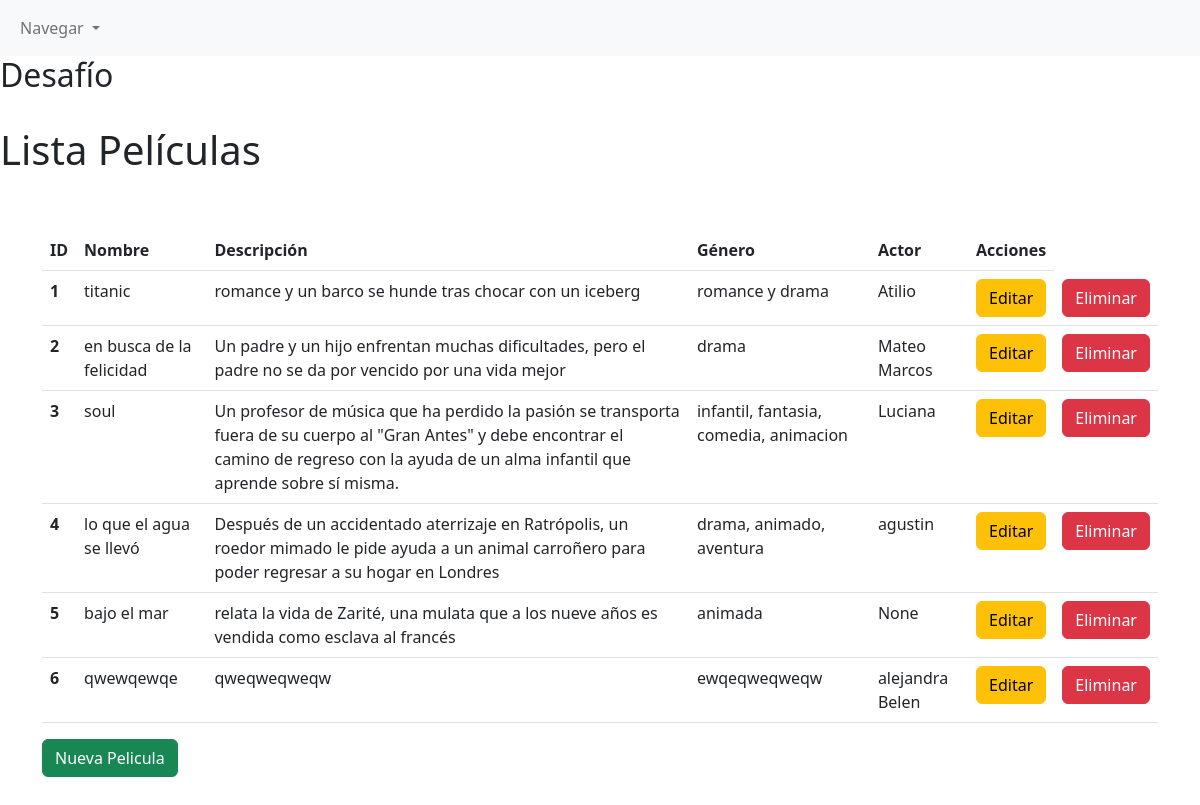
Before: /listaPeliculas/ with the older database file.
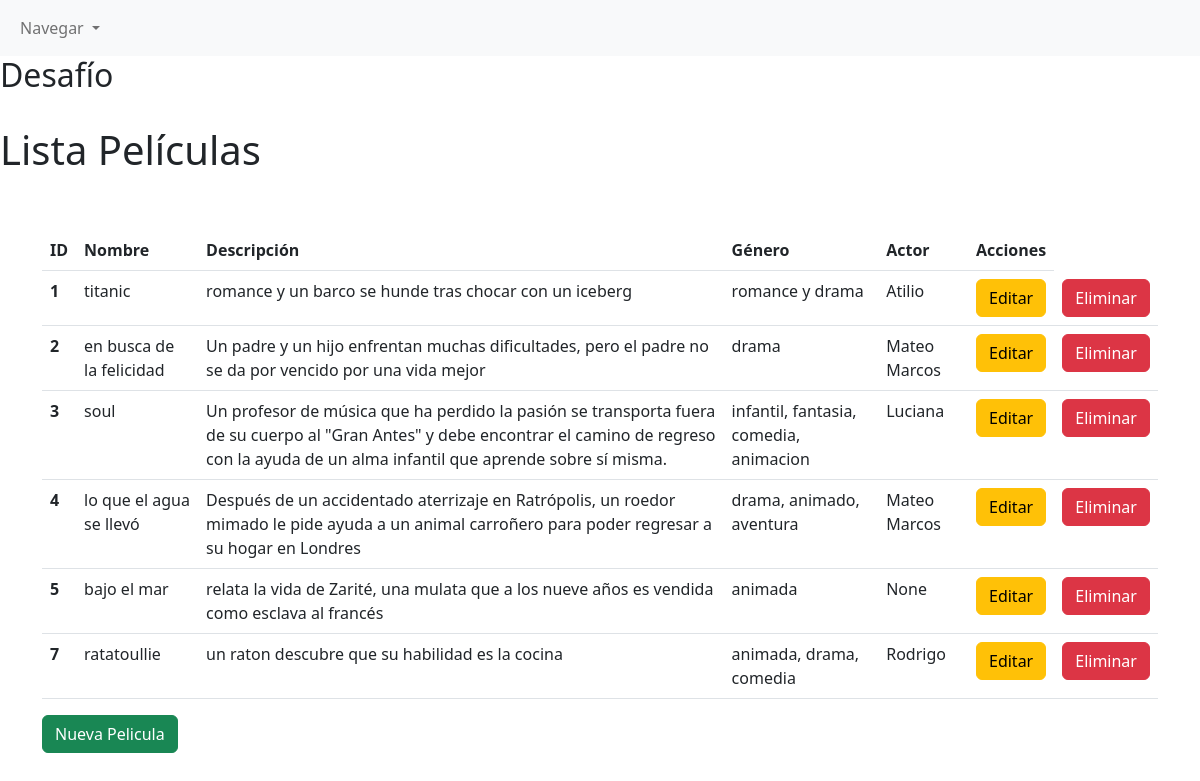
After: the same page with the newer database file.
### peliculas/models.py (models this page shows, shortened)
class tablaPelicula(models.Model):
    nombre_pelicula = models.CharField(max_length=200)
    descripcion = models.CharField(max_length=200)
    genero = models.CharField(max_length=200)
    persona = models.ForeignKey(tablaPersona, models.CASCADE, blank=True, null=True)

class tablaPersona(models.Model):
    nacimiento = models.DateField()
    nombre = models.CharField(max_length=155)
    apellido = models.CharField(max_length=155)
    dni = models.IntegerField()
    sueldo_mensual = models.IntegerField()
    def __str__(self):
        return "{}".format(self.nombre)

### peliculas/views.py (the view)
# urls.py: path('listaPeliculas/', peliculaView.listarPelicula, name='listaPeliculas'),
    def listarPelicula(request):
        pelicula = tablaPelicula.objects.all()
        return render(request, 'listaPeliculas.html', {'peliculas':pelicula})

### peliculas/templates/listaPeliculas.html (shortened to what this page needs)
{% extends 'base.html' %}
{% load crispy_forms_tags %}
{% block content %}
<br>
<h1>Lista Películas</h1>
<br>
<br>
<div class="container">
    <table class="table">
        <thead>
            <tr>
                <th scope="col">ID</th>
                <th scope="col">Nombre</th>
                <th scope="col">Descripción</th>
                <th scope="col">Género</th>
                <th scope="col">Actor</th>
                <th scope="col">Acciones</th>
            </tr>
        </thead>
        <tbody>
            {% for pelicula in peliculas %}
            <tr>
                <th scope="row"> {{ pelicula.id }} </th>
                <td> {{ pelicula.nombre_pelicula }} </td>
                <td> {{ pelicula.descripcion }} </td>
                <td> {{ pelicula.genero }} </td>
                <td> {{ pelicula.persona }} </td>
                <td> <a class="btn btn-warning" href="{% url 'editarPelicula' pelicula.id %}">Editar</a> </td>
                <td> <a class="btn btn-danger" href="{% url 'eliminarPelicula' pelicula.id %}">Eliminar</a> </td>
            </tr>
            {% endfor %}
        </tbody>
    </table>
    <a class="btn btn-success" href="{% url 'registrarPelicula' %}">Nueva Pelicula</a>
</div>
{% endblock %}

Changed rows visible on the page:
removed tablaPelicula: id "6", nombre_pelicula "qwewqewqe", descripcion "qweqweqweqw", genero "ewqeqweqweqw", persona "alejandra Belen"
changed tablaPelicula "lo que el agua se llevó": persona "agustin" → "Mateo Marcos"
added tablaPelicula: id "7", nombre_pelicula "ratatoullie", descripcion "un raton descubre que su habilidad es la cocina", genero "animada, drama, comedia", persona "Rodrigo"
